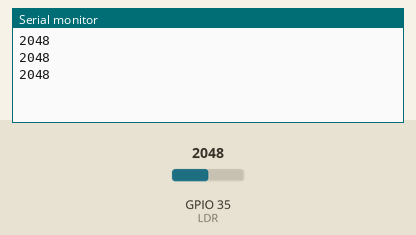
Recording of a sketch running on a simulated ESP32. Shown: the last lines printed to the serial monitor. Inputs (shaded band) come from the test bench; at power-on: GPIO 35 (LDR) = 2048.

Above: at 1.8 s.
1.9 s: GPIO 35 (LDR) set to 2866
At 2.4 s:
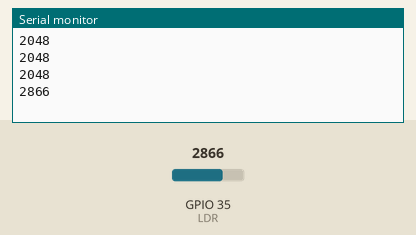
3.4 s: GPIO 35 (LDR) set to 3603
At 3.9 s:
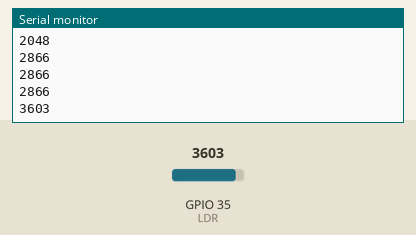
Timing chart, 0 to 6.4 s (numbered marks = the images above; inputs shaded):
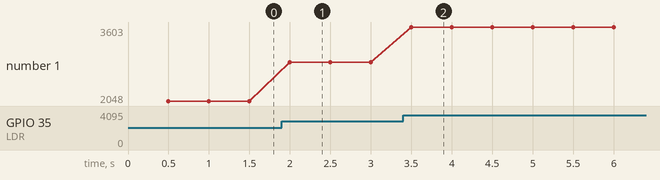

The sketch:

Prueba_LDR.ino
```cpp
#define LDR 35
#include <Arduino.h>

void setup() {
  // put your setup code here, to run once:

pinMode(LDR, INPUT);
Serial.begin(9600);
}

void loop() {
  // put your main code here, to run repeatedly:
//Serial.print("La lectura de LDR es    ");
delay(500);
Serial.println(analogRead(LDR));
}
```

Measured:
- after the input at 1.9 s, the serial monitor: prints a new line after 0.10 s (image 1)
- after the input at 3.4 s, the serial monitor: prints a new line after 0.10 s (image 2)
- plotted number 1: 2048 → 2866 after the input at 1.9 s, 2866 → 3603 after the input at 3.4 s
